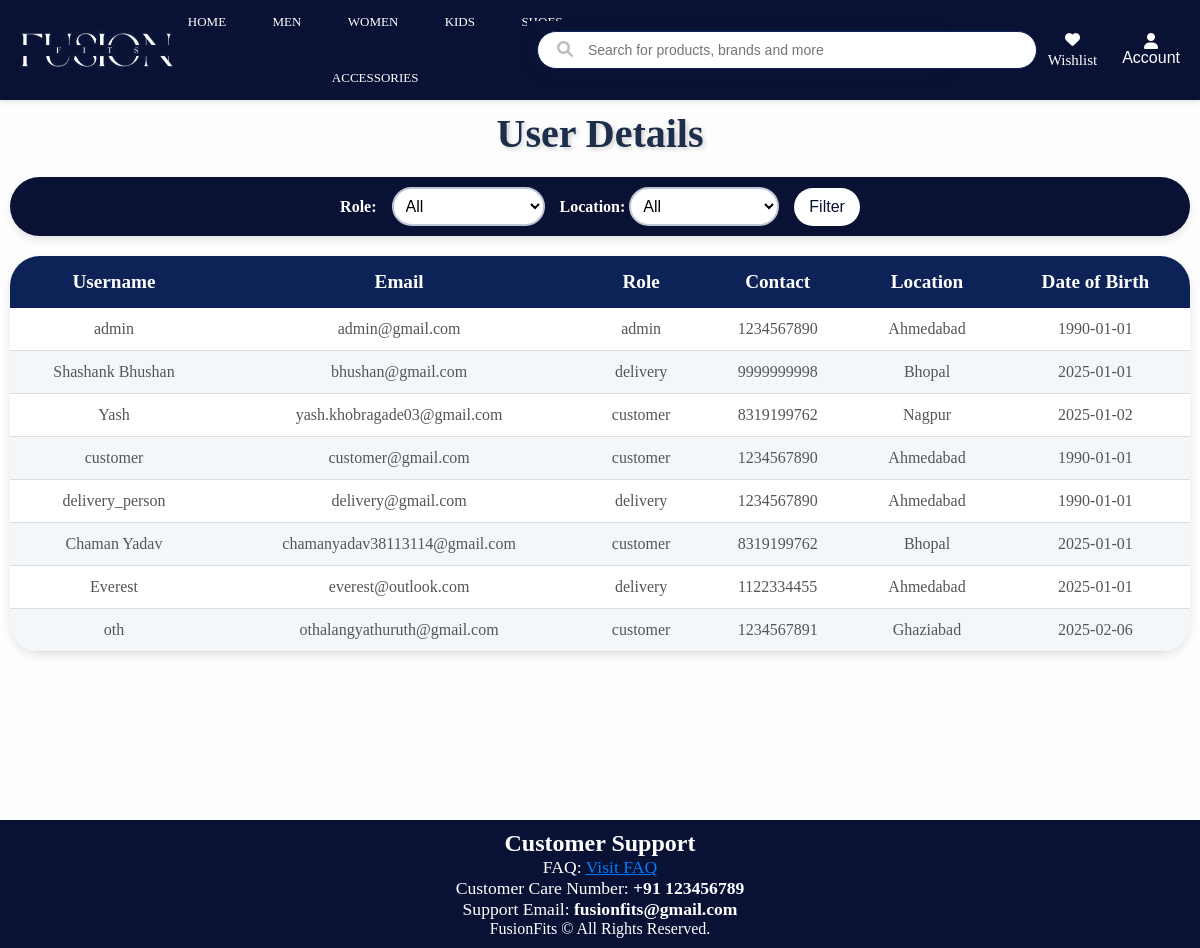
Before: /admin/user_details (signed in) with the older database file.
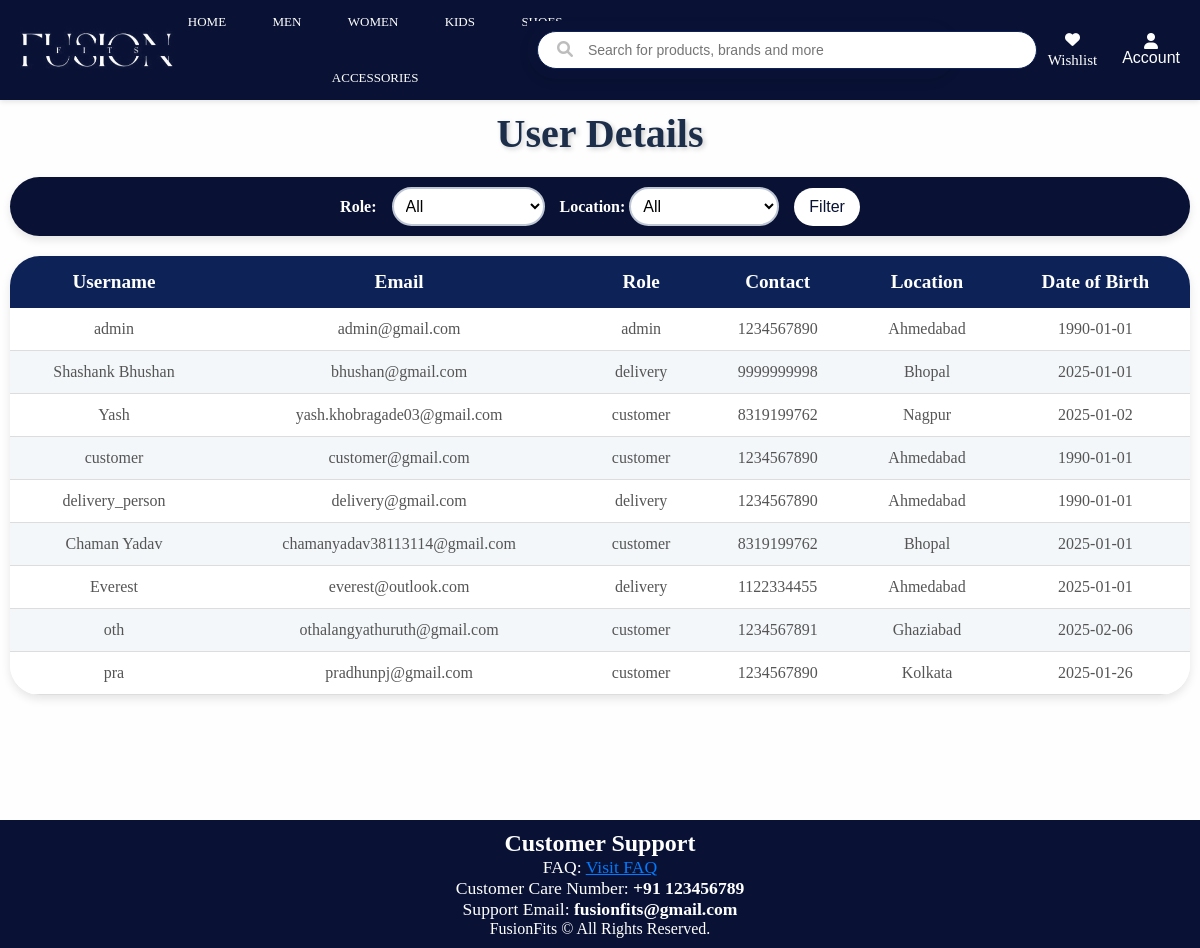
After: the same page with the newer database file.
### app/models.py (models this page shows, shortened)
class User(UserMixin, db.Model):
    id = db.Column(db.Integer, primary_key=True)
    username = db.Column(db.String(50), nullable=False)
    email = db.Column(db.String(100), unique=True, nullable=False)
    password = db.Column(db.String(255), nullable=False)
    role = db.Column(db.String(20), nullable=False)
    contact = db.Column(db.String(20), nullable=False)
    address = db.Column(db.String(200), nullable=False)
    city = db.Column(db.String(100), nullable=False)
    dob = db.Column(db.Date, nullable=False)
    reset_token = db.Column(db.String(128), nullable=True)

### app/admin.py (the view)
@admin.route('/user_details', methods=['GET', 'POST'])
@restrict_to_admin()
def user_details():
    role_filter = request.args.get('role','')
    location_filter = request.args.get('location','')
    query = User.query
    if role_filter:
        query = query.filter_by(role=role_filter)
    if location_filter:
        query = query.filter(User.city.ilike(f"%{location_filter}%"))
    users = query.all()
    return render_template('user_details.html', users=users, role_filter=role_filter, location_filter=location_filter)

### app/utils.py (called while the page is built)
def restrict_to_admin():
    def decorator(f):
        @wraps(f)
        @login_required
        def decorated_function(*args, **kwargs):
            if current_user.role != "admin":
                flash("Access denied! Admins only.", "danger")
                return redirect(url_for("main.home"))
            return f(*args, **kwargs)
        return decorated_function
    return decorator

### app/templates/user_details.html (shortened to what this page needs)
<!DOCTYPE html>
<html lang="en">
<head>
    <link rel="stylesheet" href="{{ url_for('static', filename='user.css') }}">
</head>
<body>
    {% extends "home.html" %}
    {% block content %}
    <div class="container">
        <h1>User Details</h1>
    <form method="GET" action="{{ url_for('admin.user_details') }}" class= "filter-form">
        <label for="role">Role:</label>
        <select name="role" id="role">
            <option value="">All</option>
        </select>
<div class="form-group">
  <label for="location">Location:</label>
  <select name="location" id="location" class="form-control">
      <option value="">All</option>
  </select>
</div>
        <button type="submit">Filter</button>
    </form>
    <table>
        <thead>
            <tr>
                <th>Username</th>
                <th>Email</th>
                <th>Role</th>
                <th>Contact</th>
                <th>Location</th>
                <th>Date of Birth</th>
            </tr>
        </thead>
        <tbody>
            {% for user in users %}
                <tr>
                    <td>{{ user.username }}</td>
                    <td>{{ user.email }}</td>
                    <td>{{ user.role }}</td>
                    <td>{{ user.contact }}</td>
                    <td>{{ user.city }}</td>
                    <td>{{ user.dob }}</td>
                </tr>
            {% endfor %}
        </tbody>
    </table>
</div>
    {% endblock %}

Changed rows visible on the page:
added User: username "pra", email "pradhunpj@gmail.com", role "customer", contact "1234567890", city "Kolkata", dob "2025-01-26"
